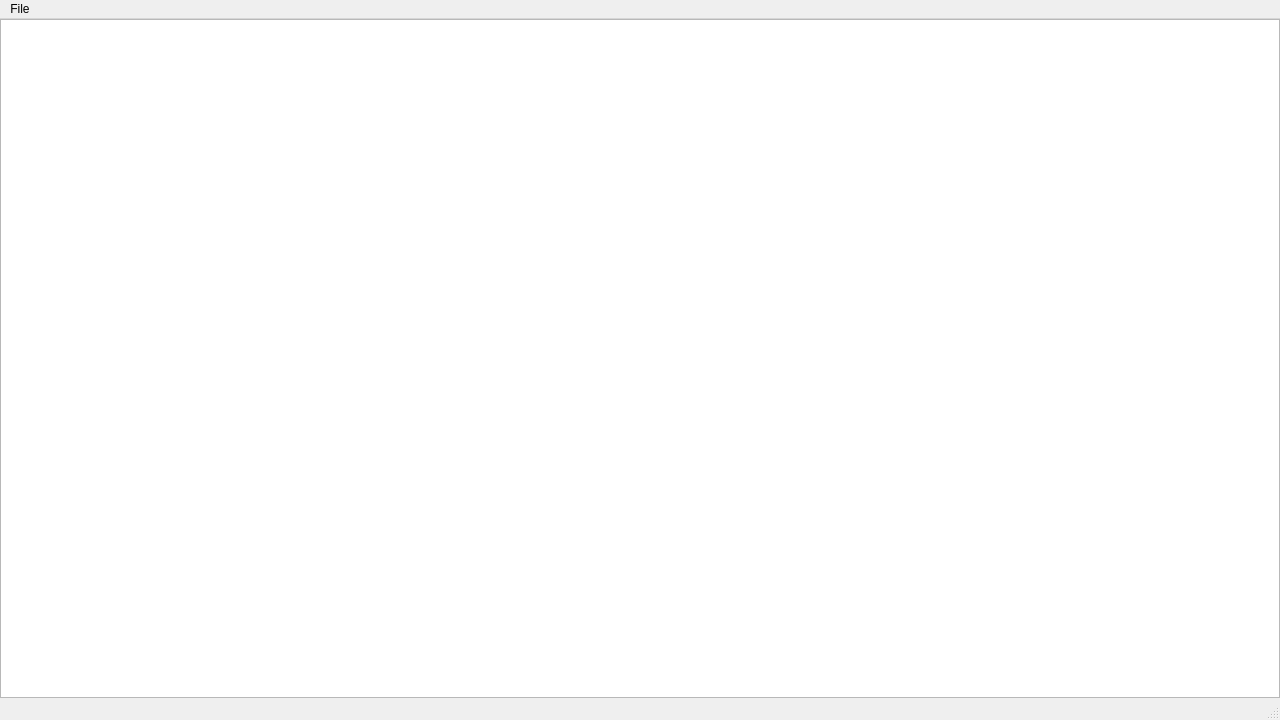
<?xml version="1.0" encoding="UTF-8"?>
<ui version="4.0">
 <class>SnoopWindow</class>
 <widget class="QMainWindow" name="SnoopWindow">
  <property name="geometry">
   <rect>
    <x>0</x>
    <y>0</y>
    <width>1280</width>
    <height>720</height>
   </rect>
  </property>
  <property name="windowTitle">
   <string>Snooper</string>
  </property>
  <widget class="QWidget" name="centralwidget">
   <property name="sizePolicy">
    <sizepolicy hsizetype="Minimum" vsizetype="Minimum">
     <horstretch>0</horstretch>
     <verstretch>0</verstretch>
    </sizepolicy>
   </property>
   <layout class="QVBoxLayout" name="verticalLayout">
    <property name="spacing">
     <number>0</number>
    </property>
    <property name="sizeConstraint">
     <enum>QLayout::SetDefaultConstraint</enum>
    </property>
    <property name="leftMargin">
     <number>0</number>
    </property>
    <property name="topMargin">
     <number>0</number>
    </property>
    <property name="rightMargin">
     <number>0</number>
    </property>
    <property name="bottomMargin">
     <number>0</number>
    </property>
    <item>
     <widget class="QListWidget" name="listWidget">
      <property name="sizePolicy">
       <sizepolicy hsizetype="MinimumExpanding" vsizetype="Expanding">
        <horstretch>0</horstretch>
        <verstretch>0</verstretch>
       </sizepolicy>
      </property>
     </widget>
    </item>
   </layout>
  </widget>
  <widget class="QMenuBar" name="menubar">
   <property name="geometry">
    <rect>
     <x>0</x>
     <y>0</y>
     <width>1280</width>
     <height>20</height>
    </rect>
   </property>
   <widget class="QMenu" name="menuFile">
    <property name="title">
     <string>File</string>
    </property>
   </widget>
   <addaction name="menuFile"/>
  </widget>
  <widget class="QStatusBar" name="statusbar"/>
  <action name="actionOpen">
   <property name="text">
    <string>Open</string>
   </property>
  </action>
 </widget>
 <resources/>
 <connections/>
</ui>
